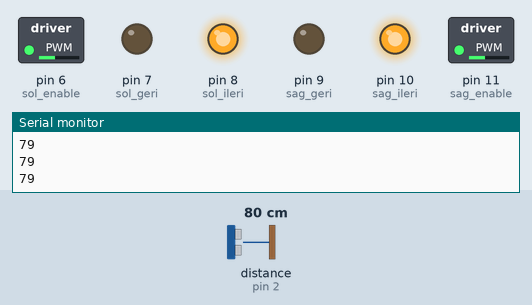
Recording of a sketch running on a simulated Arduino Uno, built with avr-gcc and run on an emulated ATmega328P. Shown: switched loads named in the sketch (green lamp = pin HIGH), output pins drawn as LEDs (lit = HIGH), the last lines printed to the serial monitor. Wiring (inferred from the names in the program): ultrasonic range finder: trigger pin 3; echo pin 2. Dashed ring = blinking. The inputs (shaded band) are chosen by the test bench; at power-on: distance to the obstacle (sensor on pin 2) 80 cm. The echo pulse lasts 58.3 µs per cm; pins used as bus, display or sensor lines are not drawn.

Above: at 1.2 s.
1.3 s: distance to the obstacle (sensor on pin 2) set to 23 cm
2.8 s: distance to the obstacle (sensor on pin 2) set to 18 cm
At 3.7 s:
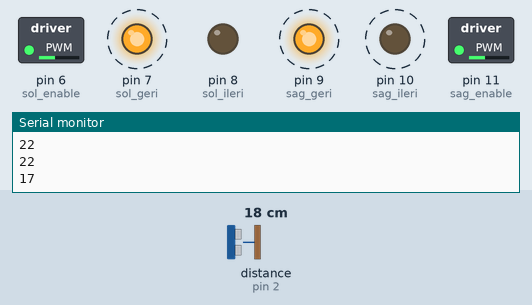
5.8 s: distance to the obstacle (sensor on pin 2) set to 8 cm
8.8 s: distance to the obstacle (sensor on pin 2) set to 5 cm
At 9.8 s:
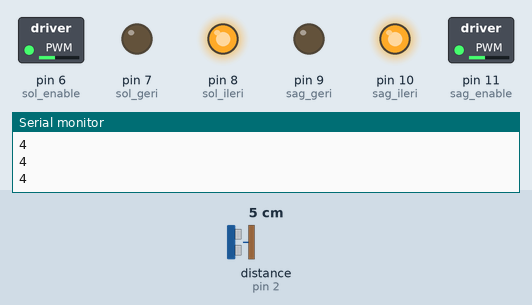
10.3 s: distance to the obstacle (sensor on pin 2) set to 9 cm
At 11.7 s:
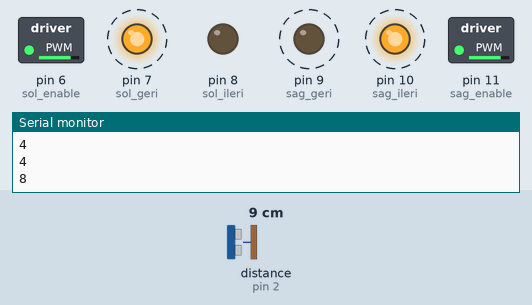
Timing chart, 0 to 14.3 s (numbered marks = the images above; inputs shaded):
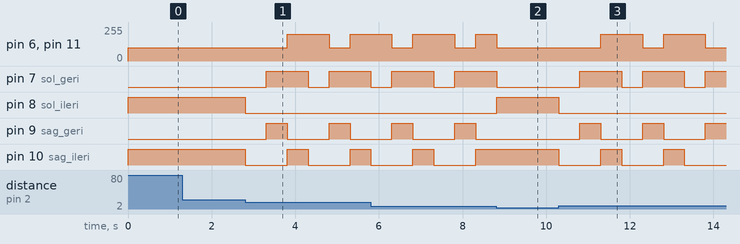

The sketch:

car-control.ino
```cpp
#include <Fuzzy.h>

/* Engelden Kaçan Araç */
int sure = 0;
int mesafe = 0;

const int trig_pin = 3;
const int echo_pin = 2;
const int sag_enable = 11;    // ENABLE A
const int sag_ileri = 10;     // INPUT 1
const int sag_geri = 9;       // INPUT 2
const int sol_ileri = 8;      // INPUT 3
const int sol_geri = 7;       // INPUT 4
const int sol_enable = 6;     // ENABLE B


const int ottocoupler = 4;  // ottocoupler pin

void setup(){
  pinMode(trig_pin, OUTPUT);
  pinMode(echo_pin, INPUT );
  pinMode(sag_ileri, OUTPUT);
  pinMode(sag_geri, OUTPUT);
  pinMode(sol_ileri, OUTPUT);
  pinMode(sol_geri, OUTPUT);
  pinMode(sag_enable, OUTPUT);
  pinMode(sol_enable, OUTPUT);
  Serial.begin(9600);
}

void loop(){
  digitalWrite(trig_pin, HIGH);
  delayMicroseconds(10);
  digitalWrite(trig_pin, LOW);
  sure = pulseIn(echo_pin, HIGH);
  mesafe = (sure / 2) / 29.1;
  Serial.println(mesafe);

  if (mesafe < 20 && mesafe >5) {  // mesafe 20 cm den küçükse
    /* motorlar kitlenerek araç durdurulur */
    digitalWrite(sag_ileri, LOW);
    digitalWrite(sag_geri, LOW);
    digitalWrite(sol_ileri, LOW);
    digitalWrite(sol_geri, LOW);
    delay(500);

    /* araç geriye doğru hareket ettirilir */
    digitalWrite(sag_ileri, LOW);
    digitalWrite(sag_geri, HIGH);
    digitalWrite(sol_ileri, LOW);
    digitalWrite(sol_geri, HIGH);
    analogWrite(sag_enable, 100); // motor hızları 200 PWM
    analogWrite(sol_enable, 100);
    delay(500);

    /* araç sola döndürülür */
    digitalWrite(sag_ileri, HIGH);
    digitalWrite(sag_geri, LOW);
    digitalWrite(sol_ileri, LOW);
    digitalWrite(sol_geri, HIGH);
    analogWrite(sag_enable, 200); // motor hızları 200 PWM
    analogWrite(sol_enable, 200);
    delay(500);
  }

  else { // mesafe 20 cm den büyükse
    /* araç ileri gitsin */
    digitalWrite(sag_ileri, HIGH);
    digitalWrite(sag_geri, LOW);
    digitalWrite(sol_ileri, HIGH);
    digitalWrite(sol_geri, LOW);
    analogWrite(sag_enable, 100); // motor hızları 255 PWM
    analogWrite(sol_enable, 100);
  }
}
```

Measured:
- the behaviour switches between 21 and 20 cm on distance to the obstacle (sensor on pin 2) (found by bisection; images 0 and 1)
- the behaviour switches between 7 and 6 cm on distance to the obstacle (sensor on pin 2) (found by bisection; images 1 and 2)
- after the input at 2.8 s, pin 6 (sol_enable): 100/255 → 200/255 after 1.0 s, → 100/255 1.0 s later, → 200/255 0.50 s later; pin 7 (sol_geri): LOW → HIGH after 0.51 s, → LOW 1.0 s later, → HIGH 0.50 s later
- after the input at 8.8 s, pin 7 (sol_geri): goes on until 8.8 s, then stays LOW; pin 8 (sol_ileri): LOW → HIGH at once; pin 9 (sag_geri): stays LOW (without the input it goes to HIGH after 0.51 s); pin 10 (sag_ileri): stays HIGH (without the input it goes to LOW after 0.01 s)
- after the input at 10.3 s, pin 6 (sol_enable): alternates 200/255 for 1.0 s and 100/255 for 0.50 s, starting after 1.0 s; pin 7 (sol_geri): alternates HIGH for 1.0 s and LOW for 0.50 s, starting after 0.50 s
